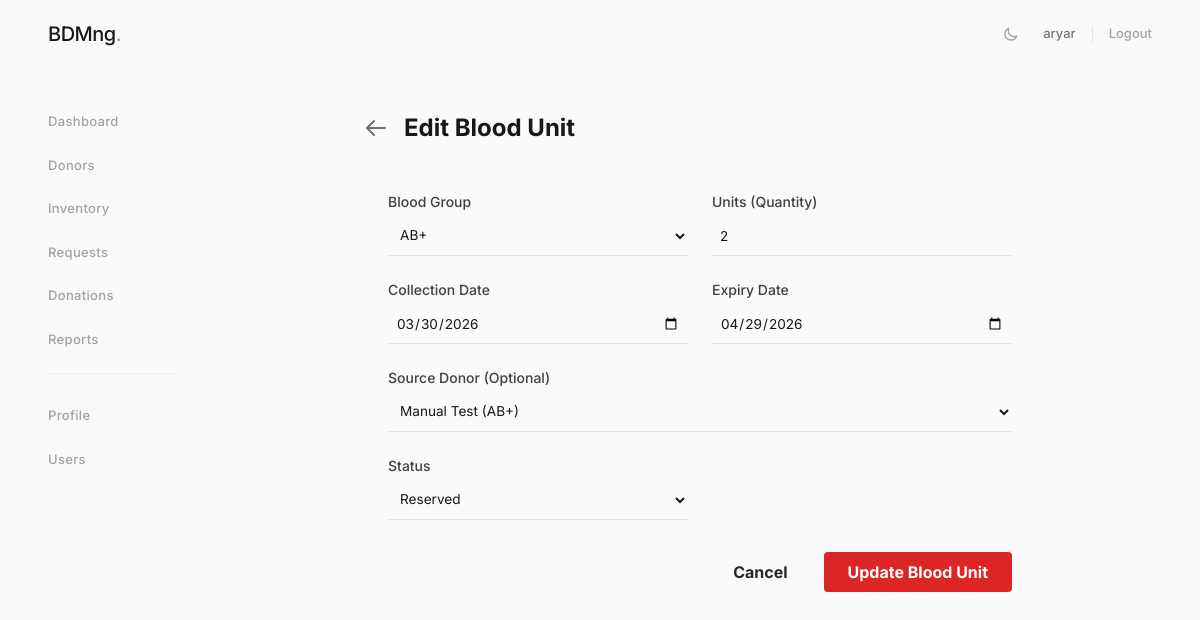
The app's page /inventory/1/edit/ (signed in) with its own data.
### apps/inventory/models.py (models this page shows, shortened)
class BloodUnit(models.Model):
    STATUS_CHOICES = [('available', 'Available'), ('reserved', 'Reserved'),
                      ('used', 'Used'), ('expired', 'Expired'), ('discarded', 'Discarded')]
    BLOOD_GROUP_CHOICES = [
        ('A+', 'A+'), ('A-', 'A-'),
        ('B+', 'B+'), ('B-', 'B-'),
        ('AB+', 'AB+'), ('AB-', 'AB-'),
        ('O+', 'O+'), ('O-', 'O-'),
    ]
    blood_group      = models.CharField(max_length=3, choices=BLOOD_GROUP_CHOICES)
    units            = models.PositiveIntegerField()
    collection_date  = models.DateField()
    expiry_date      = models.DateField()
    source_donor     = models.ForeignKey('donors.Donor', null=True, blank=True,
                                          on_delete=models.SET_NULL, related_name='units')
    status           = models.CharField(max_length=10, choices=STATUS_CHOICES, default='available')
    added_by         = models.ForeignKey(settings.AUTH_USER_MODEL, on_delete=models.SET_NULL, null=True)
    created_at       = models.DateTimeField(auto_now_add=True)
    class Meta:
        ordering = ['expiry_date']

### apps/inventory/views.py (the view, shortened to what this page needs)
# urls.py: path('<int:pk>/edit/', InventoryUpdateView.as_view(), name='update'),
class InventoryUpdateView(LoginRequiredMixin, PermissionRequiredMixin, UpdateView):
    model = BloodUnit
    form_class = BloodUnitForm
    template_name = 'inventory/inventory_form.html'
    permission_required = 'inventory.change_bloodunit'
    success_url = reverse_lazy('inventory:list')

### apps/inventory/forms.py (shortened to what this page needs)
class BloodUnitForm(forms.ModelForm):
    collection_date = forms.DateField(widget=forms.DateInput(attrs={'type': 'date'}))
    expiry_date = forms.DateField(widget=forms.DateInput(attrs={'type': 'date'}))
    class Meta:
        model = BloodUnit
        fields = ['blood_group', 'units', 'collection_date', 'expiry_date', 'source_donor', 'status']

### apps/donors/models.py (called while the page is built)
    def __str__(self):
        return f"{self.full_name} ({self.blood_group})"

### templates/inventory/inventory_form.html (shortened to what this page needs)
{% extends "base.html" %}
{% load widget_tweaks %}
{% block content %}
<div class="max-w-2xl mx-auto">
 <div class="mb-6 flex items-center">
 <a href="{% url 'inventory:list' %}" class="mr-4 text-zinc-500 hover:text-zinc-700">
 <svg class="w-6 h-6" fill="none" stroke="currentColor" viewBox="0 0 24 24" xmlns="http://www.w3.org/2000/svg"><path stroke-linecap="round" stroke-linejoin="round" stroke-width="2" d="M10 19l-7-7m0 0l7-7m-7 7h18"></path></svg>
 </a>
 <h1 class="text-2xl font-bold">{% if object %}Edit Blood Unit{% else %}Add Blood Unit to Inventory{% endif %}</h1>
 </div>
 <div class="rounded-lg p-6">
 <form method="post" novalidate>
 <div class="grid grid-cols-1 md:grid-cols-2 gap-6">
 <div>
 <label for="{{ form.blood_group.id_for_label }}" class="block text-sm font-medium text-zinc-700 mb-1">Blood Group</label>
 {% render_field form.blood_group class="w-full rounded-md border-zinc-300 focus:border-primary focus:ring-primary sm:text-sm" %}
 </div>
 <div>
 <label for="{{ form.units.id_for_label }}" class="block text-sm font-medium text-zinc-700 mb-1">Units (Quantity)</label>
 {% render_field form.units class="w-full rounded-md border-zinc-300 focus:border-primary focus:ring-primary sm:text-sm" %}
 </div>
 <div>
 <label for="{{ form.collection_date.id_for_label }}" class="block text-sm font-medium text-zinc-700 mb-1">Collection Date</label>
 {% render_field form.collection_date class="w-full rounded-md border-zinc-300 focus:border-primary focus:ring-primary sm:text-sm" %}
 </div>
 <div>
 <label for="{{ form.expiry_date.id_for_label }}" class="block text-sm font-medium text-zinc-700 mb-1">Expiry Date</label>
 {% render_field form.expiry_date class="w-full rounded-md border-zinc-300 focus:border-primary focus:ring-primary sm:text-sm" %}
 </div>
 <div class="col-span-2">
 <label for="{{ form.source_donor.id_for_label }}" class="block text-sm font-medium text-zinc-700 mb-1">Source Donor (Optional)</label>
 {% render_field form.source_donor class="w-full rounded-md border-zinc-300 focus:border-primary focus:ring-primary sm:text-sm" %}
 </div>
 <div>
 <label for="{{ form.status.id_for_label }}" class="block text-sm font-medium text-zinc-700 mb-1">Status</label>
 {% render_field form.status class="w-full rounded-md border-zinc-300 focus:border-primary focus:ring-primary sm:text-sm" %}
 </div>
 </div>
 <div class="mt-8 flex justify-end space-x-3">
 <a href="{% url 'inventory:list' %}" class="hover:bg-gray-200 text-zinc-800 font-bold py-2 px-6 rounded transition duration-200">
 Cancel
 </a>
 <button type="submit" class="bg-red-600 hover:bg-red-700 text-white font-bold py-2 px-6 rounded transition duration-200">
 {% if object %}Update{% else %}Save{% endif %} Blood Unit
 </button>
 </div>
 </form>
 </div>
</div>
{% endblock %}

### templates/base.html (shortened to what this page needs)
<!DOCTYPE html>
<html lang="en">
<head>
    <script src="https://cdn.tailwindcss.com"></script>
</head>
<body class="antialiased selection:bg-zinc-200 dark:selection:bg-zinc-800"
      x-data="{
          sidebarOpen: window.innerWidth >= 1024,
          darkMode: localStorage.getItem('theme') === 'dark',
          toggleTheme() {
              this.darkMode = !this.darkMode;
              localStorage.setItem('theme', this.darkMode ? 'dark' : 'light');
              document.documentElement.classList.toggle('dark', this.darkMode);
          }
      }"
      x-init="document.documentElement.classList.toggle('dark', darkMode)">
    <nav class="fixed top-0 z-50 w-full bg-[#FAFAFA]/90 dark:bg-[#09090B]/90 backdrop-blur-md transition-colors">
        <div class="px-6 py-5 lg:px-12 flex items-center justify-between">
            <div class="flex items-center">
                <a href="{% url 'dashboard:index' %}" class="flex ml-2 sm:ml-0">
                    <span class="text-xl font-medium tracking-tight text-zinc-900 dark:text-zinc-100">BDMng<span class="text-zinc-400">.</span></span>
                </a>
            </div>
            <div class="flex items-center gap-6">
                <button @click="toggleTheme()" class="text-zinc-400 hover:text-zinc-900 dark:hover:text-white transition-colors">
                    <svg x-show="!darkMode" class="w-4 h-4" fill="none" stroke="currentColor" viewBox="0 0 24 24"><path stroke-linecap="round" stroke-linejoin="round" stroke-width="2" d="M20.354 15.354A9 9 0 018.646 3.646 9.003 9.003 0 0012 21a9.003 9.003 0 008.354-5.646z"></path></svg>
                </button>
                {% if user.is_authenticated %}
                <div class="flex items-center gap-4">
                    <span class="text-[13px] text-zinc-500 dark:text-zinc-400 font-medium">{{ user.username }}</span>
                    <form action="{% url 'accounts:logout' %}" method="post" class="m-0 border-l border-zinc-200 dark:border-zinc-800 pl-4 h-4 flex items-center">
                        <button type="submit" class="text-[13px] font-medium text-zinc-400 hover:text-zinc-900 dark:hover:text-white transition-colors">Logout</button>
                    </form>
                </div>
                {% else %}
                <a href="{% url 'accounts:login' %}" class="text-[13px] font-medium text-zinc-500 hover:text-zinc-900 dark:text-zinc-400 dark:hover:text-white transition-colors">Sign In</a>
                {% endif %}
            </div>
        </div>
    </nav>
    <aside id="logo-sidebar" class="fixed top-0 left-0 z-40 w-56 h-screen pt-24 pb-8 transition-transform bg-transparent sm:translate-x-0" :class="{ '-translate-x-full': !sidebarOpen }" aria-label="Sidebar">
        <div class="h-full px-12 overflow-y-auto">
            <ul class="space-y-6 font-medium mt-4">
                <li>
                    <a href="{% url 'dashboard:index' %}" class="group flex items-center text-[13px] text-zinc-400 hover:text-zinc-900 dark:text-zinc-500 dark:hover:text-zinc-100 transition-colors">
                        <span class="tracking-wide">Dashboard</span>
                    </a>
                </li>
                <li>
                    <a href="{% url 'donors:list' %}" class="group flex items-center text-[13px] text-zinc-400 hover:text-zinc-900 dark:text-zinc-500 dark:hover:text-zinc-100 transition-colors">
                        <span class="tracking-wide">Donors</span>
                    </a>
                </li>
                <li>
                    <a href="{% url 'inventory:list' %}" class="group flex items-center text-[13px] text-zinc-400 hover:text-zinc-900 dark:text-zinc-500 dark:hover:text-zinc-100 transition-colors">
                        <span class="tracking-wide">Inventory</span>
                    </a>
                </li>
                <li>
                    <a href="{% url 'requests:list' %}" class="group flex items-center text-[13px] text-zinc-400 hover:text-zinc-900 dark:text-zinc-500 dark:hover:text-zinc-100 transition-colors">
                        <span class="tracking-wide">Requests</span>
                    </a>
                </li>
                <li>
                    <a href="{% url 'donations:list' %}" class="group flex items-center text-[13px] text-zinc-400 hover:text-zinc-900 dark:text-zinc-500 dark:hover:text-zinc-100 transition-colors">
                        <span class="tracking-wide">Donations</span>
                    </a>
                </li>
                <li>
                    <a href="{% url 'reports:dashboard' %}" class="group flex items-center text-[13px] text-zinc-400 hover:text-zinc-900 dark:text-zinc-500 dark:hover:text-zinc-100 transition-colors">
                        <span class="tracking-wide">Reports</span>
                    </a>
                </li>
                <li class="pt-8 mt-2 border-t border-zinc-200/50 dark:border-zinc-800/50">
                    <a href="{% url 'accounts:profile' %}" class="group flex items-center text-[13px] text-zinc-400 hover:text-zinc-900 dark:text-zinc-500 dark:hover:text-zinc-100 transition-colors">
                        <span class="tracking-wide">Profile</span>
                    </a>
                </li>
                {% if user.is_superuser %}
                <li>
                    <a href="{% url 'accounts:user_list' %}" class="group flex items-center text-[13px] text-zinc-400 hover:text-zinc-900 dark:text-zinc-500 dark:hover:text-zinc-100 transition-colors">
                        <span class="tracking-wide">Users</span>
                    </a>
                </li>
                {% endif %}
            </ul>
        </div>
    </aside>
    <div class="px-6 py-8 sm:ml-56 sm:pr-12 pt-28 transition-all" :class="{ 'sm:ml-0': !sidebarOpen }">
        <div class="max-w-7xl mx-auto">
            {% block content %}{% endblock %}
        </div>
    </div>
</body>
</html>

### templates/base.html (style rules this page uses)
body { font-family: 'Inter', sans-serif; background-color: #FAFAFA; color: #18181B; }
body, nav, aside, div, a, span, p, h1, h2, h3, h4, td, th, input, select, textarea, button { transition: background-color 0.4s ease, color 0.4s ease, border-color 0.4s ease, fill 0.4s ease; }
input:not([type="submit"]):not([type="button"]):not([type="checkbox"]):not([type="radio"]):not([type="hidden"]), select, textarea { padding: 0.5rem 0.5rem !important; min-height: 2.5rem !important; border: none !important; border-bottom: 1px solid rgba(0,0,0,0.1) !important; border-radius: 0 !important; background-color: transparent !important; font-size: 0.85rem !important; box-shadow: none !important; }

### records on screen
BloodUnit: blood_group "AB+", units "2", collection_date "03/30/2026", expiry_date "04/29/2026", source_donor "Manual Test (AB+)", status "Reserved"

### other values on screen
{{ user.username }} "aryar"
